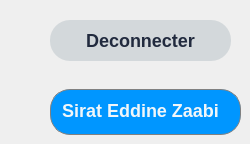
         <widget class="QWidget" name="page_8">
          <widget class="QPushButton" name="pushButton_16">
           <property name="geometry">
            <rect>
             <x>50</x>
             <y>89</y>
             <width>191</width>
             <height>46</height>
            </rect>
           </property>
           <property name="styleSheet">
            <string notr="true">QPushButton{
color:rgb(241, 246, 249);
background-color:rgb(0,150,255);
padding-left:-10px;
border:1px solid gray;
border-radius:20px;
padding-bottom:3px;
font-weight:bold;
font-size:18px;
}
QPushButton:hover{
color:rgb(241, 246, 249);
background-color:rgb(0,170,255);
padding-left:-10px;
border:1px solid gray;
border-radius:20px;
padding-bottom:3px;
font-weight:bold;
font-size:18px;

}
</string>
           </property>
           <property name="text">
            <string>Sirat Eddine Zaabi</string>
           </property>
          </widget>
          <widget class="QLabel" name="label_47">
           <property name="geometry">
            <rect>
             <x>0</x>
             <y>90</y>
             <width>41</width>
             <height>41</height>
            </rect>
           </property>
           <property name="toolTipDuration">
            <number>-1</number>
           </property>
           <property name="text">
            <string/>
           </property>
           <property name="pixmap">
            <pixmap resource="resource.qrc">:/profilepic/siratt.png</pixmap>
           </property>
           <property name="scaledContents">
            <bool>true</bool>
           </property>
          </widget>
          <widget class="QPushButton" name="pushButton_19">
           <property name="geometry">
            <rect>
             <x>50</x>
             <y>20</y>
             <width>181</width>
             <height>41</height>
            </rect>
           </property>
           <property name="styleSheet">
            <string notr="true">QPushButton {
        background-color: rgb(211, 216, 219);  
        color:  rgb(33, 42, 62);
		border-radius: 20px;
        padding: 5px;
		font-weight:bold;
		font-size:18px;
		padding-bottom:6px;
}
QPushButton:hover
{
color:rgb(241, 246, 249);
background-color:rgb(0,150,255);
padding: 5px;
border:1px solid gray;
border-radius:20px;
padding-bottom:3px;
font-weight:bold;
font-size:18px;
padding-bottom:6px;


}</string>
           </property>
           <property name="text">
            <string>Deconnecter</string>
           </property>
          </widget>
         </widget>
